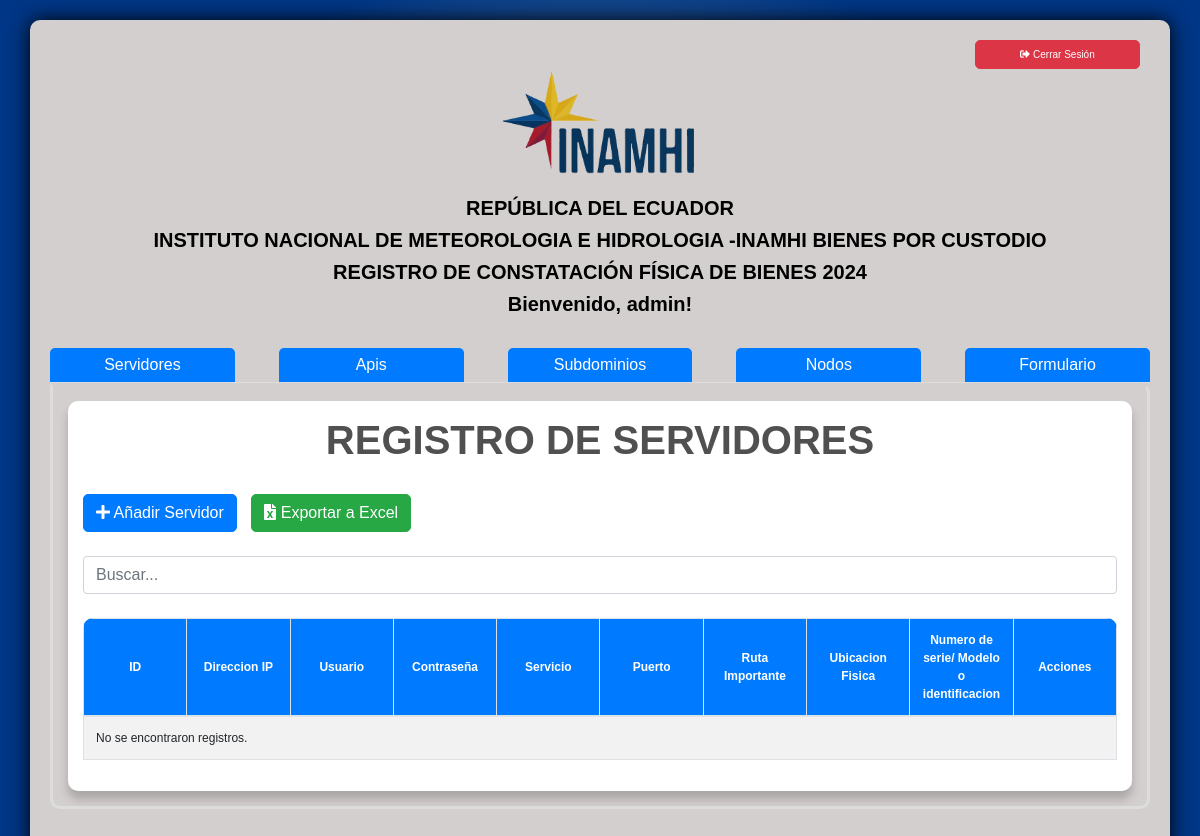
The app's page / (signed in), older data.
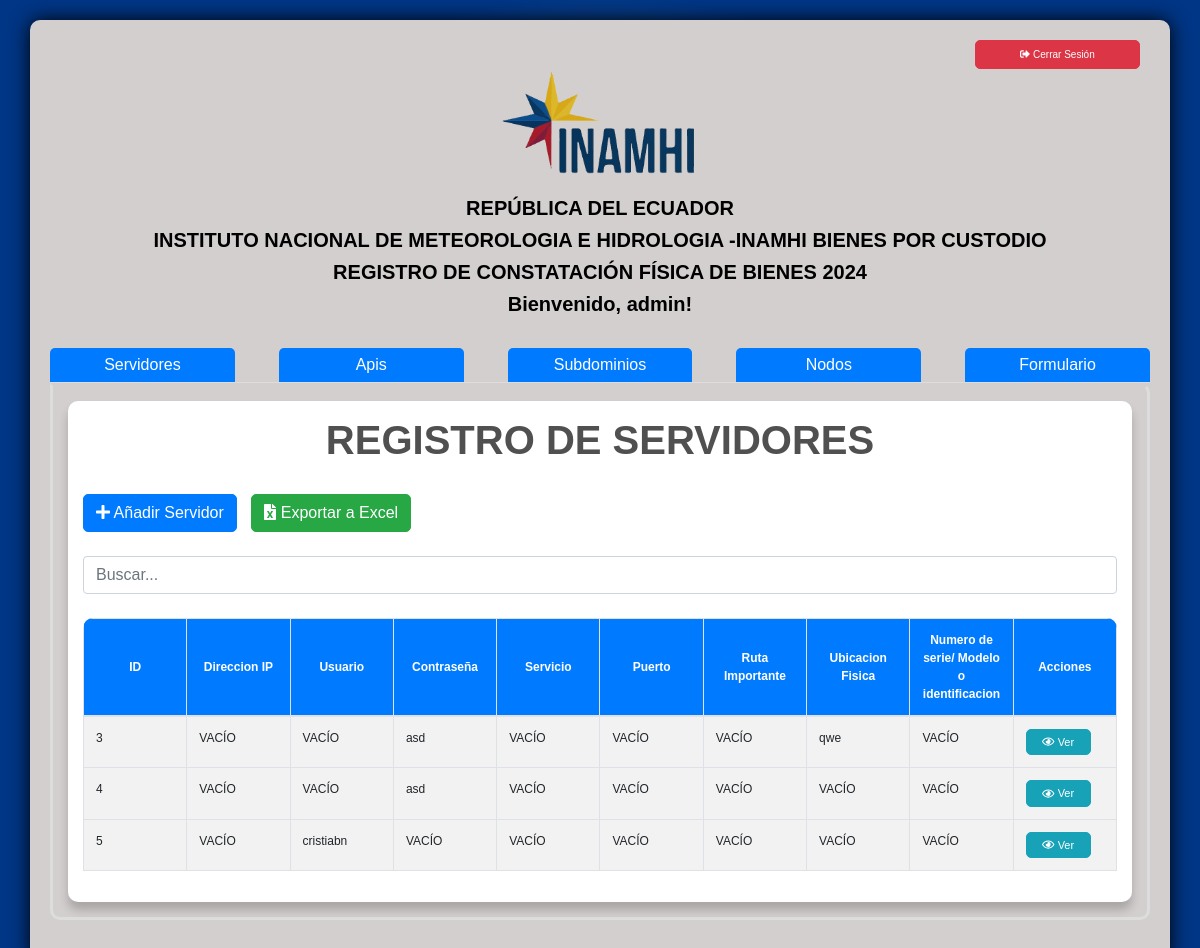
The same page, newer data.
### myapp/models.py (models this page shows, shortened)
class Servidores(models.Model):
    DireccionIp = models.CharField(max_length=100, verbose_name='DireccionIp', blank=True, null=True)
    Usuario = models.CharField(max_length=100, verbose_name='Usuario', blank=True, null=True)
    Contrasena = models.CharField(max_length=50, verbose_name='Contrasena', blank=True, null=True)
    Servicio = models.CharField(max_length=100, verbose_name='Servicio', blank=True, null=True)
    Puerto = models.CharField(max_length=25, verbose_name='Puerto', blank=True, null=True)
    RutaImportante = models.CharField(max_length=100, verbose_name='RutaImportante', blank=True, null=True)
    UbicacionFisica = models.CharField(max_length=250, verbose_name='UbicacionFisica', blank=True, null=True)
    NumeroSerie = models.CharField(max_length=50, verbose_name='Serie/Modelo', blank=True, null=True)

### myapp/views.py (the view)
@login_required
@permission_required('myapp.view_mymodel', raise_exception=True)
def model_list(request):
    models = Servidores.objects.all()
    nodos = Nodos.objects.all()
    apis = ApisYsubdominios.objects.all()
    formulario = Formulario.objects.all()
    subdominios = Subdominios.objects.all()
    return render(request, 'model_list.html', {
        'models': models,
        'nodos': nodos,
        'apis': apis,
        'formulario': formulario,
        'subdominios': subdominios
    })

### myapp/templates/model_list.html (shortened to what the changed rows need)
{% load static %}
<!DOCTYPE html>
<html lang="en">
<head>
    <link rel="stylesheet" type="text/css" href="https://stackpath.bootstrapcdn.com/bootstrap/4.5.2/css/bootstrap.min.css">
    <link rel="stylesheet" href="https://cdnjs.cloudflare.com/ajax/libs/font-awesome/5.15.4/css/all.min.css">
    <link rel="stylesheet" type="text/css" href="{% static 'styles/model_list.css' %}">
</head>
<body>
    <div class="container">
        <br>
        <div class="tab">
            <div class="content">
                <div data-content id="servidores" class="tab-content active">
                    <h1>Registro de Servidores</h1>
                    <div class="table-container">
                        <table class="table table-striped table-bordered">
                            <thead>
                                <tr>
                                    <th scope="col">ID</th>
                                    <th scope="col">Direccion IP</th>
                                    <th scope="col">Usuario</th>
                                    <th scope="col">Contraseña</th>
                                    <th scope="col">Servicio</th>
                                    <th scope="col">Puerto</th>
                                    <th scope="col">Ruta Importante</th>
                                    <th scope="col">Ubicacion Fisica</th>
                                    <th scope="col">Numero de serie/ Modelo o identificacion</th>
                                    <th scope="col">Acciones</th>
                                </tr>
                            </thead>
                            <tbody id="tableBodyServidores">
                                {% for item in models %}
                                <tr>
                                    <td>{{ item.id }}</td>
                                    <td>{{ item.DireccionIp }}</td>
                                    <td>{{ item.Usuario }}</td>
                                    <td>{{ item.Contrasena }}</td>
                                    <td>{{ item.Servicio }}</td>
                                    <td>{{ item.Puerto }}</td>
                                    <td>{{ item.RutaImportante }}</td>
                                    <td>{{ item.UbicacionFisica }}</td>
                                    <td>{{ item.NumeroSerie }}</td>
                                    <td>
                                        <a href="{% url 'model_detail' pk=item.pk %}" class="btn btn-info btn-sm btn-action"><i class="far fa-eye"></i> Ver</a>
                                    </td>
                                </tr>
                                {% empty %}
                                <tr>
                                    <td colspan="10">No se encontraron registros.</td>
                                </tr>
                                {% endfor %}
                            </tbody>
                        </table>
                    </div>
                </div>
            </div>
        </div>
        <br>
    </div>
</body>
</html>

Row changes from the older to the newer data that the page shows:
added Servidores: id "3", DireccionIp "VACÍO", Usuario "VACÍO", Contrasena "asd", Servicio "VACÍO", Puerto "VACÍO", RutaImportante "VACÍO", UbicacionFisica "qwe", NumeroSerie "VACÍO"
added Servidores: id "4", DireccionIp "VACÍO", Usuario "VACÍO", Contrasena "asd", Servicio "VACÍO", Puerto "VACÍO", RutaImportante "VACÍO", UbicacionFisica "VACÍO", NumeroSerie "VACÍO"
added Servidores: id "5", DireccionIp "VACÍO", Usuario "cristiabn", Contrasena "VACÍO", Servicio "VACÍO", Puerto "VACÍO", RutaImportante "VACÍO", UbicacionFisica "VACÍO", NumeroSerie "VACÍO"
Text that changed along with them:
text no longer shown: "No se encontraron registros."
